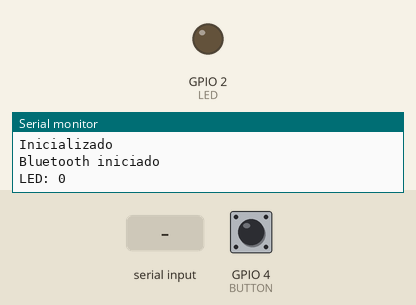
This sketch was run on a simulated ESP32. Shown: output pins drawn as LEDs (lit = HIGH), the last lines printed to the serial monitor. The inputs (shaded band) are chosen by the test bench; at power-on: GPIO 4 (BUTTON) HIGH. Nothing arrives over Bluetooth unless stated.

Above: at 1.2 s.
1.3 s: "*\n" received over the second serial link
At 1.9 s:
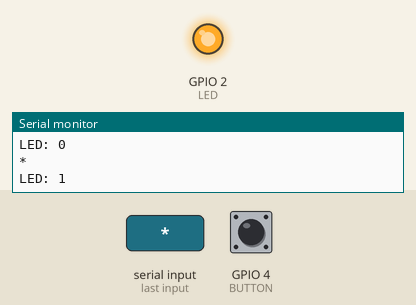
4.3 s: GPIO 4 (BUTTON) pulled LOW for 0.15 s
At 5.5 s:
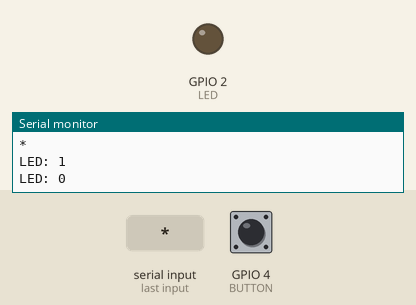
6.0 s: GPIO 4 (BUTTON) pulled LOW for 1 s
At 8.0 s:
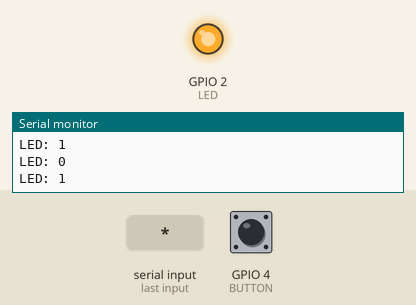
Timing chart, 0 to 9.5 s (numbered marks = the images above; inputs shaded):
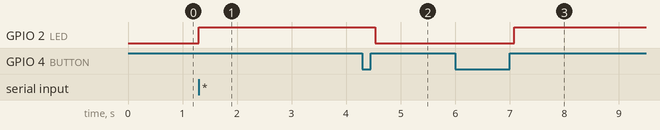

Measured:
- after the input at 1.3 s, GPIO 2 (LED): LOW → HIGH at once
- after the input at 4.3 s, GPIO 2 (LED): HIGH → LOW after 0.23 s
- after the input at 6.0 s, GPIO 2 (LED): LOW → HIGH after 1.1 s

The sketch:

ESP32Bluetooth.ino
```cpp
// Estou usando um ESP32 nodemcu, mais pode ser qualquer ESP32 que tenha Bluetooth
// ou um Arduino com uma placa de Bluetooth tipo HC-05

#include "BluetoothSerial.h"

#define LED 2     // GPIO do Led interno do nodemcu. Mude para qualquer outra GPIO e coloque um LED
#define BUTTON 4  // GPIO para instalar um botão NA (normalmente aberto) tipo campainha

#if !defined(CONFIG_BT_ENABLED) || !defined(CONFIG_BLUEDROID_ENABLED)
   #error Bluetooth não disponivel!
#endif

BluetoothSerial SerialBT;
const char* dispNome = "ESP32test"; // Nome a ser exibido pelo Bluetooth

// Classe Botao - Essa classe trata o efeito Bounce gerado por um botão
class Botao {
  private:
    byte pinoBtn;
    boolean botaoEstado;                 // estado atual do botao
    boolean lastbotaoEstado = LOW;       // valor da ultima leitura do botao
    unsigned long ultimoTempoBounce = 0;  // tempo da ultima modificacao do estado do LED
    unsigned long bounceIntervalo = 50;
    boolean primeiraVez = true;

  public:
    Botao(byte _pinoBtn) {
      this->pinoBtn = _pinoBtn;
      pinMode(pinoBtn, INPUT_PULLUP);
    }

    boolean Pressionado() {
       boolean ret = false;
       int reading = digitalRead(pinoBtn);
       if (reading==LOW) primeiraVez = false;
       if (reading != lastbotaoEstado) {
          ultimoTempoBounce = millis();
       }
       if ((millis() - ultimoTempoBounce) > bounceIntervalo) {
          if (reading != botaoEstado) {
             botaoEstado = reading;
             if (!primeiraVez && botaoEstado == HIGH) {
                ret = true;
             }
          }
      }
      lastbotaoEstado = reading;
      return ret;
    }

    void MudaBounceIntervalo(unsigned long valor){
       bounceIntervalo = valor;
    }
};

Botao btn = Botao(BUTTON); // Instancia a classe Butao criando um objeto "btn"

void setup() {
   pinMode(LED,OUTPUT);
   pinMode(BUTTON,INPUT_PULLUP);

   Serial.begin(115200);
   while(!Serial); // Aguarde até a Serial ficar disponível
   Serial.println(F("Inicializado"));

   // Inicializa o Bluetooth
   if (SerialBT.begin(dispNome)){
      Serial.println(F("Bluetooth iniciado"));
   }else{
      Serial.println(F("Bluetooth não iniciado"));
      delay(5000);
      ESP.restart(); // Faz reset se não conseguir inicializar
   }
}

void loop() {
   Serial.println("LED: "+String(digitalRead(LED)));
   btn.MudaBounceIntervalo(80); // Ajustando o valor do bounce, o valor defalut é 50.
   while(true)
   {
      if (btn.Pressionado()){ // Se o botão for pressionado
         digitalWrite(LED,!digitalRead(LED)); // Inverte o estado do LED
         SerialBT.println(digitalRead(LED)); // Envia o status do LED para o Bluetooth
         Serial.println("LED: "+String(digitalRead(LED)));
      }
      if (SerialBT.available()) { // Verifica se tem dados vindo do Bluetooth
         String expC = "";
         long timeOut = millis();
         while(SerialBT.available() && millis()-timeOut<100){
            int ch = SerialBT.read();
            if (ch==10) break;
            expC += (char)ch;
         }
         Serial.println(expC);
         if (expC.equals("*")){ // Se receber "*" muda o estado do LED
            digitalWrite(LED,!digitalRead(LED)); // Inverte o estado do LED
            SerialBT.println(digitalRead(LED)); // Envia o status do LED para o Bluetooth
            Serial.println("LED: "+String(digitalRead(LED)));
         }else if (expC.equals("ST")){ // Se receber "ST" apenas envia o status do LED
            SerialBT.println(digitalRead(LED)); // Envia o status do LED
         }
      }
   }
}
```
